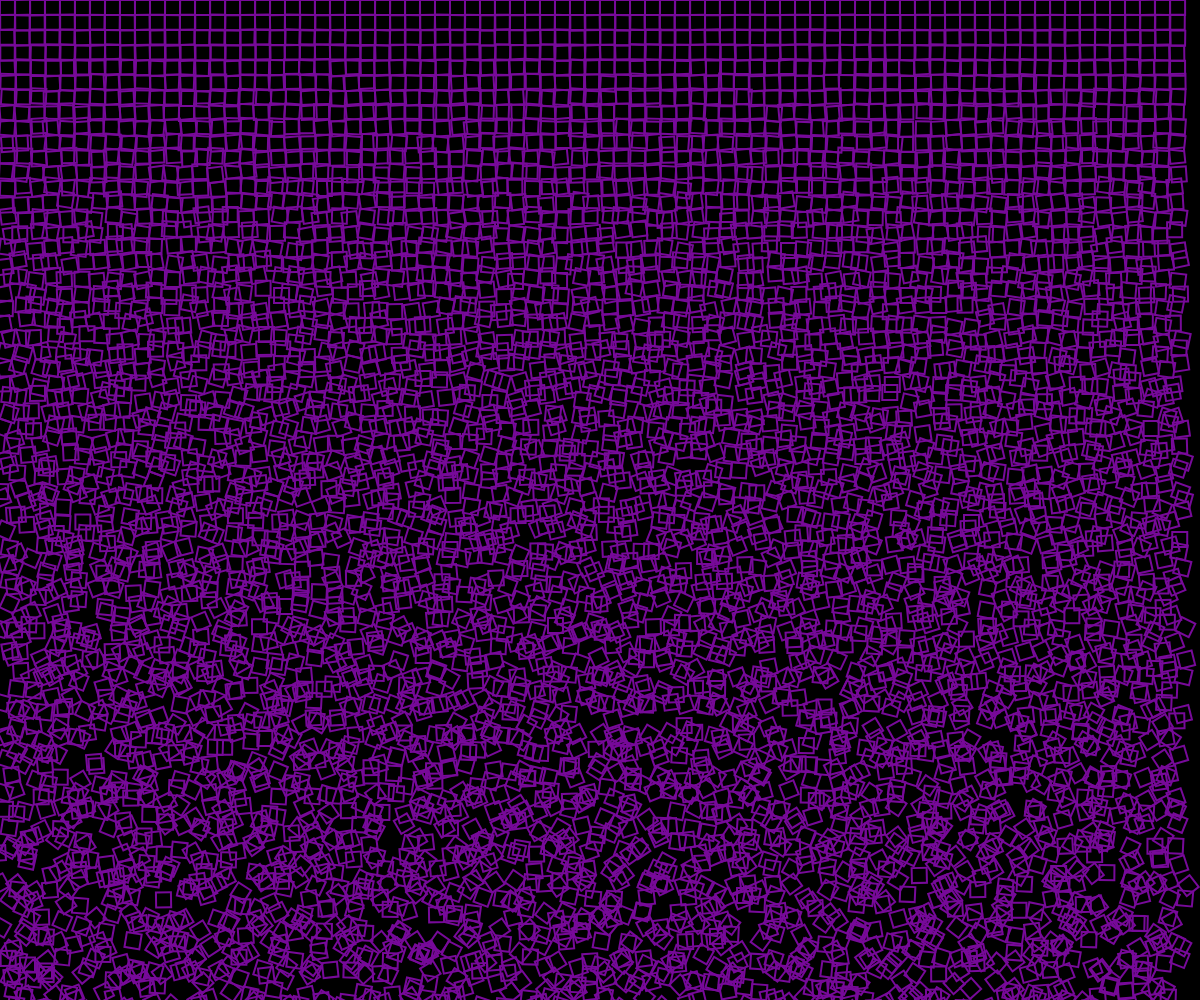
Frame 1 (no input)
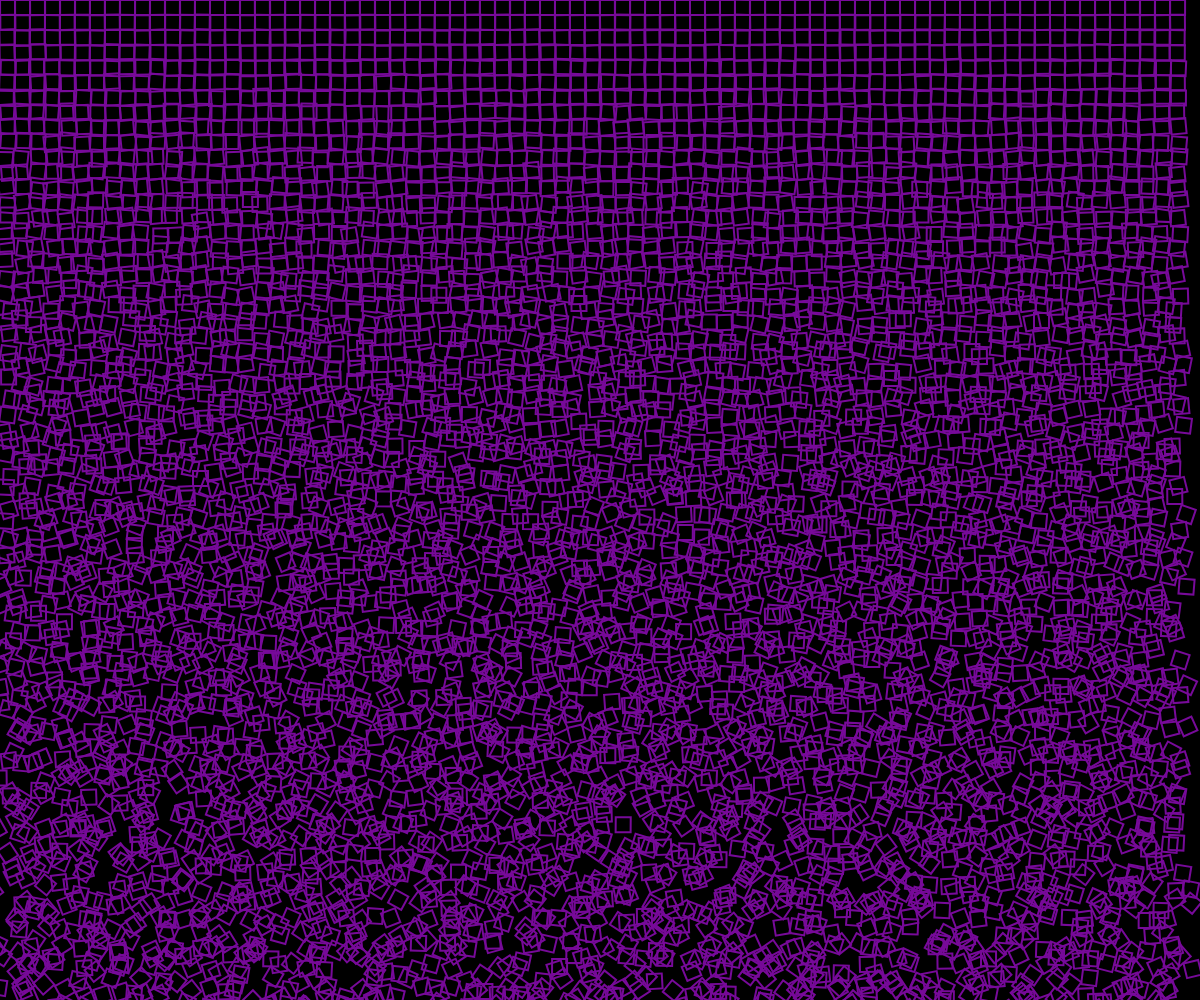
Frame 2 (the mouse pressed at the canvas centre, redrawn once)

The p5.js sketch that drew these frames (run headless with seeded random() and noise() and a simulated clock; the mouse was pressed at the canvas centre and the sketch redrawn once):

// p5.js sketch
// ── sketch.js
// Project Title
// Leif Christensen
// Date
//
// Extra for Experts:
// - describe what you did to take this project "above and beyond"

const squareSize = 15;

function setup(){
  createCanvas(windowWidth, windowHeight);
  strokeWeight(2);
  rectMode(CENTER);
  noFill();
  noLoop();
}

function drawRectangle(){
  for (let x = squareSize/2; x < width-squareSize/2; x +=squareSize){
    for (let y = squareSize/2; y < width-squareSize/2; y +=squareSize){
      push();
      translate(x, y);
      let rAmount = map(y, 0, height, 0, 45);
      rotate(radians(random(-rAmount, rAmount)));
      let offset = map(y, 0, height, 0, 15);
      stroke(119, 10, 153);
      rect(random(-offset, offset), random(-offset, offset), squareSize, squareSize);
      pop();
    } 
  }
}

function draw() {
  background(0);
  drawRectangle();
}
